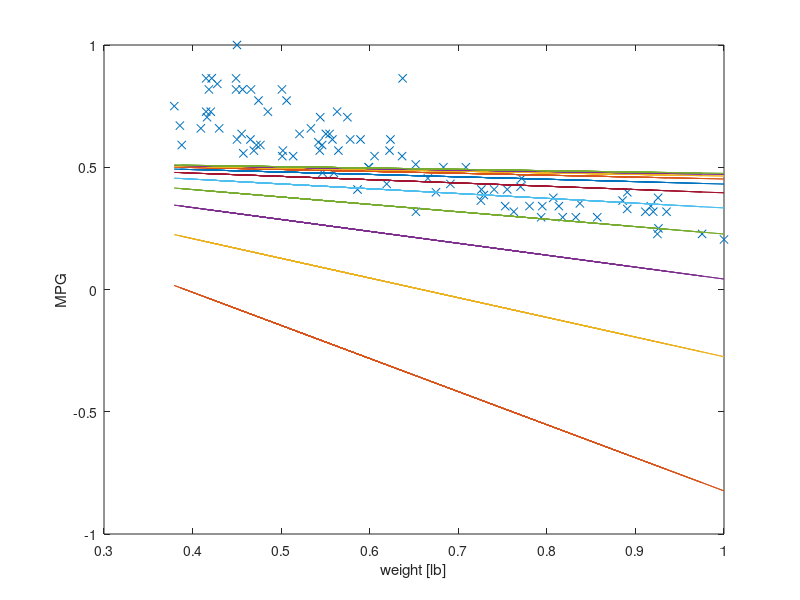
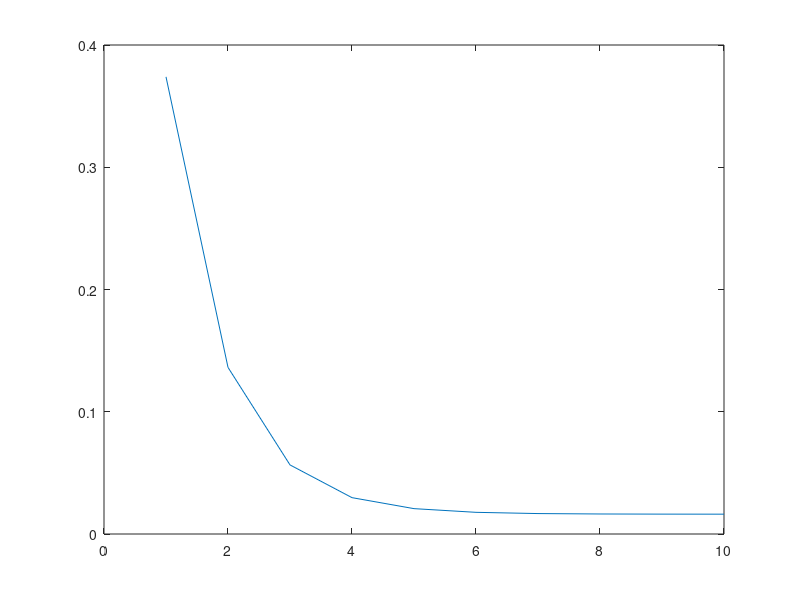

The MATLAB script that drew these images, in order:
%% MACHINE LEARNING: SIMPLE LINEAR REGRESSION

%%
clearvars; close all;
load carsmall
isdata = isfinite(MPG)&isfinite(Weight)&isfinite(Horsepower);
y = MPG(isdata);
x = Weight(isdata);
m = length(y);

%% Plot
% clf
% plot(x,y,'x')
% xlabel('weight [lb]')
% ylabel('MPG')

% Normalize
x = x/max(x);
y = y/max(y);

figure;
plot(x,y,'x')
xlabel('weight [lb]')
ylabel('MPG')
hold on;

%% 
w = (-1.5)*rand();
b = rand();
y_hat = w*x + b;

%% Plot initial y_hat
plot(x,y_hat)
xlabel('weight [lb]')
ylabel('MPG')
hold on

%% Calc loss 
alpha = 1;
num_iter = 10;
J_store = zeros(1,num_iter);

for iter = 1:num_iter
    
    J = 1/(2*m)*sum((y_hat-y).^2); 
    
    J_store(iter) = J;
    
    grad_J = 1/m*sum(times(y_hat-y, x));
    
    % Update w and y_hat
    w = w - alpha*grad_J;
    
    y_hat = w*x + b;
    
    plot(x,y_hat);
    drawnow;
    pause(0.5);
    
end
hold off

figure; plot(J_store);